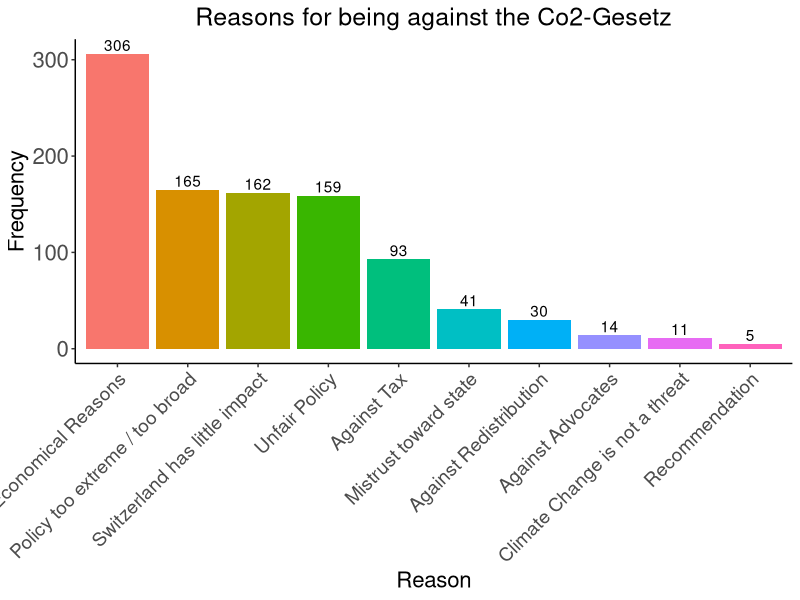

Source code (R):
## ---- chunk 1

library(ggplot2)
library(tidyverse)
library(dplyr)
#Final Categories from Excel
final_no_df <- data.frame(Category_D = c("Wirtschaftliche Gründe", "Zu extreme Massnahmen / zu breites Gesetz",
                                         "Schweiz kann wenig bewirken", "Ungerechtes Gesetz", "Gegen Steuer",
                                         "Misstrauen gegenüber Staat", "Gegen Umverteilung",
                                         "Gegen Befürworter", "Klimaerwärmung kein Problem","Empfehlung"),
                          Category_E = c("Economical Reasons", "Policy too extreme / too broad",
                                         "Switzerland has little impact", "Unfair Policy", "Against Tax",
                                         "Mistrust toward state", "Against Redistribution",
                                         "Against Advocates", "Climate Change is not a threat","Recommendation"),
                          Frequency = c(306,165,162,159,93,41,30,14,11,5))

#Order decreasingly
ordered_final_df <- final_no_df
ordered_final_df$Category_E <- factor(ordered_final_df$Category_E,
                           levels = ordered_final_df$Category_E[order(ordered_final_df$Frequency, decreasing = T)])

reason_against <- ggplot(ordered_final_df,aes(x=Category_E, y=Frequency, fill=Category_E))+
  geom_bar(stat="identity", show.legend = F)+
  geom_text(aes(label=Frequency), position=position_dodge(width=0.9),vjust=-0.25)+
  labs(x="Reason",y="Frequency")+
  theme_classic()+
  theme(axis.text.x = element_text(angle = 45, hjust = 1, vjust = 1, size = 14),
    axis.text.y = element_text(size = 16),
    axis.title = element_text(size = 16),
    plot.title = element_text(size = 18, hjust = 0.5)
  )+
  ggtitle("Reasons for being against the Co2-Gesetz")

print(reason_against)
